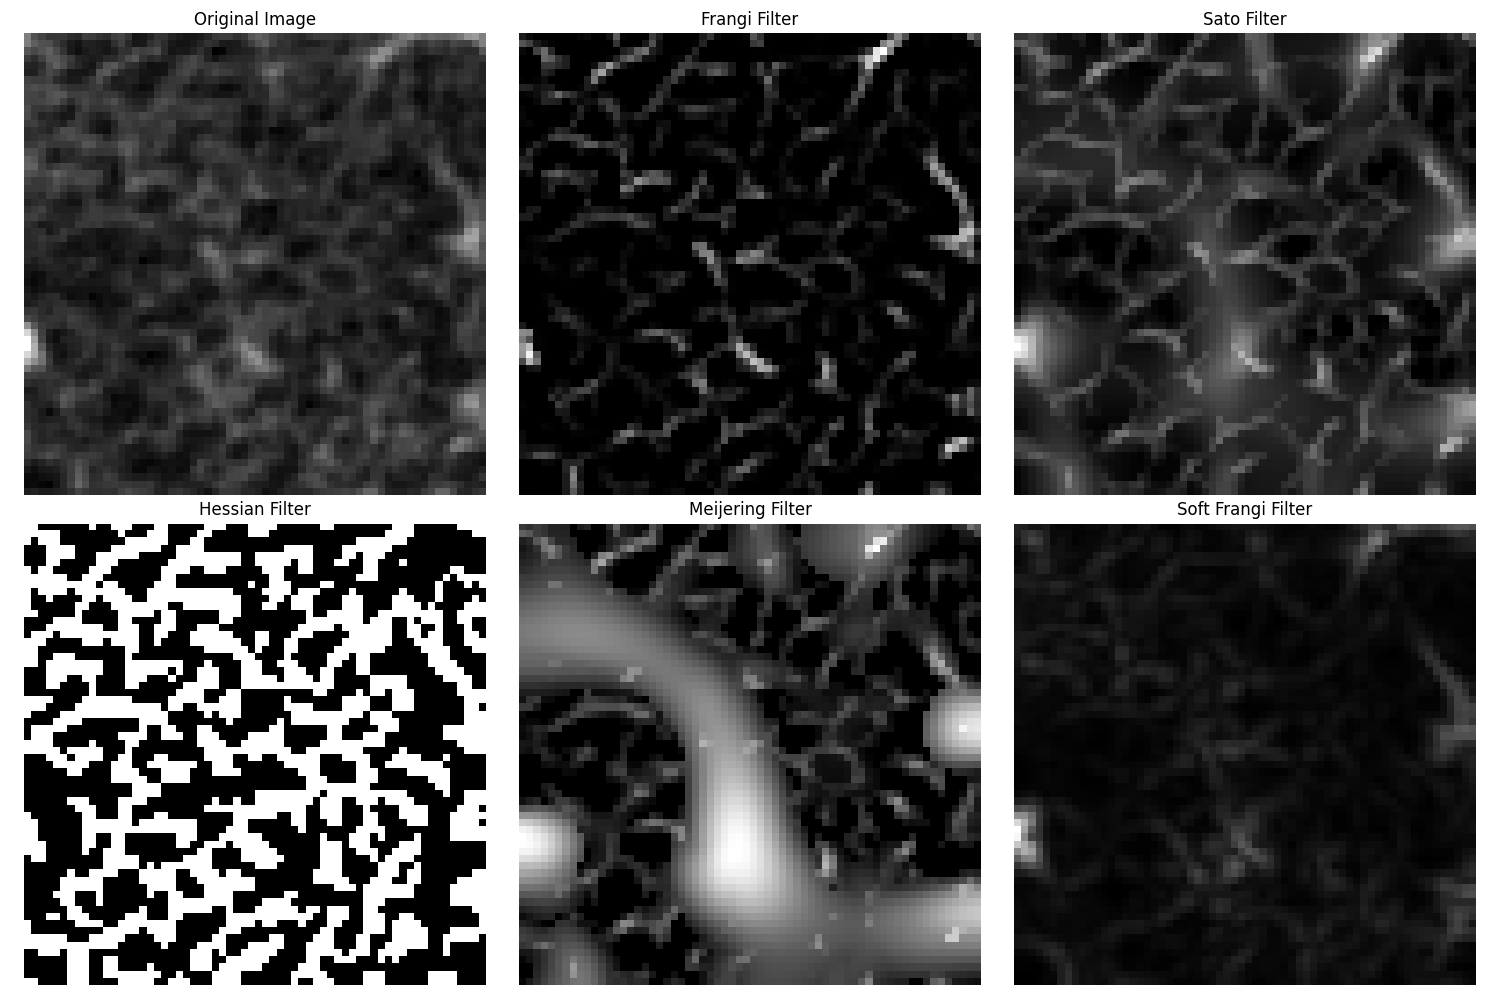

Generate this figure with Python:
import numpy as np
import matplotlib.pyplot as plt
from skimage import data
from skimage.filters import frangi, sato, hessian, meijering
from skimage.color import rgb2gray
import SimpleITK as sitk
import torch
import gudhi as gd

# サンプル画像の読み込み
image = sitk.GetArrayFromImage(sitk.ReadImage("40.mhd"))

# ランダムな場所から64*64に切り取る
# x = np.random.randint(0, image.shape[0] - 64)
# y = np.random.randint(0, image.shape[1] - 64)

# while True:
#     x = np.random.randint(0, image.shape[0] - 64)
#     y = np.random.randint(0, image.shape[1] - 64)
#     org_image = image[x:x+64, y:y+64]
#     if (np.count_nonzero(org_image==0)/np.count_nonzero(org_image>=0) <= 0.6):#黒の割合
        # break

# org_image = (org_image - org_image.min()) / (org_image.max() - org_image.min())
org_image = (image - image.min()) / (image.max() - image.min())
print(org_image.max(), org_image.min())
# 反転
image = 1 - org_image

# Frangiフィルターの適用
frangi_result = frangi(image)
print("frangi_result", frangi_result.max(), frangi_result.min())

# Satoフィルターの適用
sato_result = sato(image)

hessian_result = hessian(image)
meijering_result = meijering(image)

# パーシステントダイアグラムの生成
def compute_persistence_diagram(image):
    cubical_complex = gd.CubicalComplex(dimensions=image.shape, top_dimensional_cells=image.flatten())
    persistence = cubical_complex.persistence()
    return persistence

# 各フィルターのパーシステントダイアグラムを計算
diagrams = {
    "Original Image": compute_persistence_diagram(org_image),
    "Frangi Filter": compute_persistence_diagram(frangi_result),
    "Sato Filter": compute_persistence_diagram(sato_result),
    "Hessian Filter": compute_persistence_diagram(hessian_result),
    "Meijering Filter": compute_persistence_diagram(meijering_result),
    "Soft Frangi Filter": compute_persistence_diagram(np_image)
}

# 結果の表示
fig, axes = plt.subplots(2, 3)

# 画像の表示
images = [org_image, frangi_result, sato_result, hessian_result, meijering_result, np_image]
titles = ['Original Image', 'Frangi Filter', 'Sato Filter', 'Hessian Filter', 'Meijering Filter', 'Soft Frangi Filter']

for i, (img, title) in enumerate(zip(images, titles)):
    ax = axes[i // 3, i % 3]
    ax.imshow(img, cmap='gray')
    ax.set_title(title)
    ax.axis('off')

# # パーシステントダイアグラムの表示
# for i, (title, diagram) in enumerate(diagrams.items()):
#     ax = axes[i // 3 + 2, i % 3]

#     # フィルタリングして無限大の値を除外
#     filtered_diagram = [(dim, (birth, death)) for dim, (birth, death) in diagram if not np.isinf(death)]

#     # 点をプロット
#     for dim, (birth, death) in filtered_diagram:
#         if dim == 0:
#             ax.scatter(birth, death, c='red', s=10)
#         else:
#             ax.scatter(birth, death, c='blue', s=10)

#     # 対角線を描画
#     lims = [
#         np.min([ax.get_xlim(), ax.get_ylim()]),  # min of both axes
#         np.max([ax.get_xlim(), ax.get_ylim()]),  # max of both axes
#     ]
#     ax.plot(lims, lims, 'k-', alpha=0.3, zorder=0)

#     ax.set_title(f'{title} Persistence Diagram')
#     ax.set_xlabel('Birth')
#     ax.set_ylabel('Death')

plt.tight_layout()
plt.savefig('filter_comp_with_persistence.png')